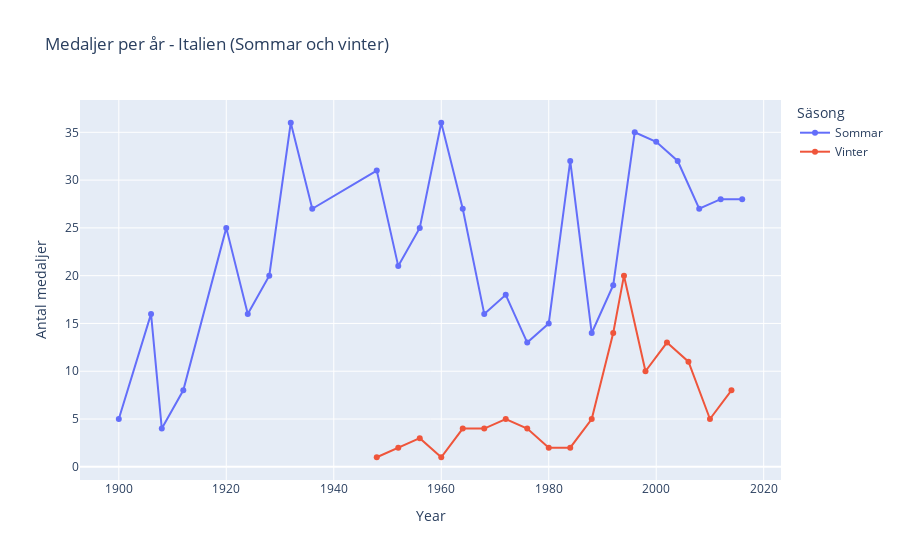

Here is the notebook cell this chart was saved with:
### Code cell
# --- Sommar-OS ---
ita_summer_unique = (
    italydf_anon[
        (italydf_anon["Medal"] != "None") &
        (italydf_anon["Season"] == "Summer")
    ]
    .drop_duplicates(subset=["Games", "Event", "Medal"])
)
ita_summer_unique["Year"] = ita_summer_unique["Games"].str[:4].astype(int)

summer = (
    ita_summer_unique
    .groupby("Year")["Medal"]
    .count()
    .reset_index()
)
summer["Season"] = "Sommar"

# --- Vinter-OS ---
ita_winter_unique = (
    italydf_anon[
        (italydf_anon["Medal"] != "None") &
        (italydf_anon["Season"] == "Winter")
    ]
    .drop_duplicates(subset=["Games", "Event", "Medal"])
)
ita_winter_unique["Year"] = ita_winter_unique["Games"].str[:4].astype(int)

winter = (
    ita_winter_unique
    .groupby("Year")["Medal"]
    .count()
    .reset_index()
)
winter["Season"] = "Vinter"

combined = pd.concat([summer, winter], ignore_index=True)

fig_medal_year = px.line(
    combined,
    x="Year",
    y="Medal",
    color="Season",
    markers=True,
    title="Medaljer per år - Italien (Sommar och vinter)"
)

fig_medal_year.update_layout(
    legend_title_text="Säsong",
    yaxis_title="Antal medaljer"
)

fig_medal_year.show()

### Figure 1 — Plotly figure (JSON) as saved in the notebook; plotly's stock layout.template omitted (floating-point values rounded to 4 significant figures)
{"data": [{"hovertemplate": "Season=Sommar<br>Year=%{x}<br>Medal=%{y}<extra></extra>", "legendgroup": "Sommar", "line": {"color": "#636efa", "dash": "solid"}, "marker": {"symbol": "circle"}, "mode": "lines+markers", "name": "Sommar", "orientation": "v", "showlegend": true, "type": "scatter", "x": [1900, 1906, 1908, 1912, 1920, 1924, 1928, 1932, 1936, 1948, 1952, 1956, 1960, 1964, 1968, 1972, 1976, 1980, 1984, 1988, 1992, 1996, 2000, 2004, 2008, 2012, 2016], "xaxis": "x", "y": [5, 16, 4, 8, 25, 16, 20, 36, 27, 31, 21, 25, 36, 27, 16, 18, 13, 15, 32, 14, 19, 35, 34, 32, 27, 28, 28], "yaxis": "y"}, {"hovertemplate": "Season=Vinter<br>Year=%{x}<br>Medal=%{y}<extra></extra>", "legendgroup": "Vinter", "line": {"color": "#EF553B", "dash": "solid"}, "marker": {"symbol": "circle"}, "mode": "lines+markers", "name": "Vinter", "orientation": "v", "showlegend": true, "type": "scatter", "x": [1948, 1952, 1956, 1960, 1964, 1968, 1972, 1976, 1980, 1984, 1988, 1992, 1994, 1998, 2002, 2006, 2010, 2014], "xaxis": "x", "y": [1, 2, 3, 1, 4, 4, 5, 4, 2, 2, 5, 14, 20, 10, 13, 11, 5, 8], "yaxis": "y"}], "layout": {"legend": {"title": {"text": "Säsong"}, "tracegroupgap": 0}, "title": {"text": "Medaljer per år - Italien (Sommar och vinter)"}, "xaxis": {"anchor": "y", "domain": [0, 1], "title": {"text": "Year"}}, "yaxis": {"anchor": "x", "domain": [0, 1], "title": {"text": "Antal medaljer"}}}}
